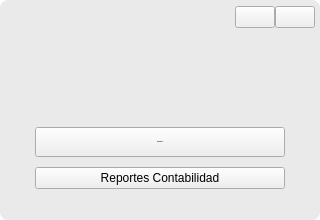
<?xml version="1.0" encoding="UTF-8"?>
<ui version="4.0">
 <class>VPrincipal</class>
 <widget class="QMainWindow" name="VPrincipal">
  <property name="enabled">
   <bool>true</bool>
  </property>
  <property name="geometry">
   <rect>
    <x>0</x>
    <y>0</y>
    <width>320</width>
    <height>220</height>
   </rect>
  </property>
  <property name="sizePolicy">
   <sizepolicy hsizetype="Preferred" vsizetype="Preferred">
    <horstretch>0</horstretch>
    <verstretch>0</verstretch>
   </sizepolicy>
  </property>
  <property name="minimumSize">
   <size>
    <width>320</width>
    <height>220</height>
   </size>
  </property>
  <property name="maximumSize">
   <size>
    <width>320</width>
    <height>220</height>
   </size>
  </property>
  <property name="windowTitle">
   <string>CONCESIONARIOS</string>
  </property>
  <property name="windowIcon">
   <iconset>
    <normaloff>Source/KWE.ico</normaloff>Source/KWE.ico</iconset>
  </property>
  <property name="layoutDirection">
   <enum>Qt::LeftToRight</enum>
  </property>
  <property name="autoFillBackground">
   <bool>false</bool>
  </property>
  <property name="styleSheet">
   <string notr="true">#VPrincipal{
min-height:220px;
min-width: 320px;
max-height: 220px;
max-width: 320px;
}
#panel_principal{
background-color: rgb(234, 234, 234);
border-radius:8px;
}
[objectName^=&quot;btc_btc&quot;]{
background-color: transparent;
border-radius:none;
width:35px;
height:35px;
}
[objectName^=&quot;btc_btc&quot;]:hover{
background-color: rgb(64, 150, 216);
	color: rgb(0, 0, 0);
	border-radius:4px;
}
[objectName*=&quot;btn_btn&quot;]{
background-color: rgb(64, 150, 216);
	color: rgb(0, 0, 0);
	color: rgb(0, 0, 0);
	border-radius:8px;
	font-size: 15px;
	font-weight: bold;
	min-height: 30px;
	max-width: 250px;
}
[objectName*=&quot;btn_btn&quot;]:hover{
background-color: rgb(69, 163, 235);
	color: rgb(0, 0, 0);
}
#panel_encabezado{
min-height: 35px;	
max-height: 35px;
}
#panel_img_logo{
min-height: 80px;
	max-height: 90px;
}
#imgPrincipalMenu{
    margin-left: 60px;
    margin-right: 60px;
max-height:100px;
}
#VPrincipal{
background-color: rgb(255, 255, 255);
}
#imgPrincipalMenu{
border-radius:8px;
}</string>
  </property>
  <property name="iconSize">
   <size>
    <width>45</width>
    <height>45</height>
   </size>
  </property>
  <property name="dockNestingEnabled">
   <bool>true</bool>
  </property>
  <widget class="QWidget" name="panel_principal">
   <layout class="QVBoxLayout" name="verticalLayout">
    <property name="leftMargin">
     <number>0</number>
    </property>
    <property name="topMargin">
     <number>0</number>
    </property>
    <property name="rightMargin">
     <number>0</number>
    </property>
    <property name="bottomMargin">
     <number>0</number>
    </property>
    <item>
     <widget class="QWidget" name="panel_encabezado" native="true">
      <layout class="QGridLayout" name="gridLayout">
       <property name="leftMargin">
        <number>0</number>
       </property>
       <property name="topMargin">
        <number>0</number>
       </property>
       <property name="rightMargin">
        <number>5</number>
       </property>
       <property name="bottomMargin">
        <number>0</number>
       </property>
       <property name="spacing">
        <number>0</number>
       </property>
       <item row="0" column="0">
        <spacer name="horizontalSpacer">
         <property name="orientation">
          <enum>Qt::Horizontal</enum>
         </property>
         <property name="sizeHint" stdset="0">
          <size>
           <width>310</width>
           <height>14</height>
          </size>
         </property>
        </spacer>
       </item>
       <item row="0" column="2">
        <widget class="QPushButton" name="btc_btc_cerrar">
         <property name="cursor">
          <cursorShape>PointingHandCursor</cursorShape>
         </property>
         <property name="text">
          <string/>
         </property>
         <property name="icon">
          <iconset>
           <normaloff>../../../../../Downloads/rutas.svg</normaloff>../../../../../Downloads/rutas.svg</iconset>
         </property>
         <property name="iconSize">
          <size>
           <width>28</width>
           <height>28</height>
          </size>
         </property>
        </widget>
       </item>
       <item row="0" column="1">
        <widget class="QPushButton" name="btc_btc_minimizar">
         <property name="cursor">
          <cursorShape>PointingHandCursor</cursorShape>
         </property>
         <property name="text">
          <string/>
         </property>
         <property name="iconSize">
          <size>
           <width>28</width>
           <height>28</height>
          </size>
         </property>
        </widget>
       </item>
      </layout>
     </widget>
    </item>
    <item>
     <widget class="QWidget" name="panel_img_logo" native="true">
      <layout class="QHBoxLayout" name="horizontalLayout">
       <property name="leftMargin">
        <number>0</number>
       </property>
       <property name="topMargin">
        <number>0</number>
       </property>
       <property name="rightMargin">
        <number>0</number>
       </property>
       <property name="bottomMargin">
        <number>0</number>
       </property>
       <item>
        <widget class="QLabel" name="imgPrincipalMenu">
         <property name="styleSheet">
          <string notr="true"/>
         </property>
         <property name="text">
          <string/>
         </property>
         <property name="pixmap">
          <pixmap resource="../../icono.qrc">:/Source/logo_analytics.png</pixmap>
         </property>
         <property name="scaledContents">
          <bool>true</bool>
         </property>
         <property name="alignment">
          <set>Qt::AlignCenter</set>
         </property>
        </widget>
       </item>
      </layout>
     </widget>
    </item>
    <item>
     <widget class="QWidget" name="panel_btn_sucursales" native="true">
      <property name="minimumSize">
       <size>
        <width>0</width>
        <height>0</height>
       </size>
      </property>
      <property name="maximumSize">
       <size>
        <width>16777215</width>
        <height>16777215</height>
       </size>
      </property>
      <property name="layoutDirection">
       <enum>Qt::LeftToRight</enum>
      </property>
      <layout class="QGridLayout" name="gridLayout_3">
       <property name="sizeConstraint">
        <enum>QLayout::SetDefaultConstraint</enum>
       </property>
       <property name="leftMargin">
        <number>0</number>
       </property>
       <property name="topMargin">
        <number>0</number>
       </property>
       <property name="rightMargin">
        <number>0</number>
       </property>
       <property name="bottomMargin">
        <number>0</number>
       </property>
       <property name="horizontalSpacing">
        <number>0</number>
       </property>
       <property name="verticalSpacing">
        <number>10</number>
       </property>
       <item row="0" column="0">
        <widget class="QPushButton" name="btn_btn_kweste">
         <property name="minimumSize">
          <size>
           <width>0</width>
           <height>30</height>
          </size>
         </property>
         <property name="maximumSize">
          <size>
           <width>250</width>
           <height>16777215</height>
          </size>
         </property>
         <property name="font">
          <font>
           <pointsize>-1</pointsize>
           <weight>75</weight>
           <bold>true</bold>
          </font>
         </property>
         <property name="cursor">
          <cursorShape>PointingHandCursor</cursorShape>
         </property>
         <property name="styleSheet">
          <string notr="true"/>
         </property>
         <property name="text">
          <string>Reportes BI</string>
         </property>
        </widget>
       </item>
       <item row="1" column="0">
        <widget class="QPushButton" name="btn_btn_ContabilidadKWESTE">
         <property name="cursor">
          <cursorShape>PointingHandCursor</cursorShape>
         </property>
         <property name="text">
          <string>Reportes Contabilidad</string>
         </property>
        </widget>
       </item>
      </layout>
     </widget>
    </item>
    <item>
     <spacer name="verticalSpacer">
      <property name="orientation">
       <enum>Qt::Vertical</enum>
      </property>
      <property name="sizeHint" stdset="0">
       <size>
        <width>20</width>
        <height>40</height>
       </size>
      </property>
     </spacer>
    </item>
   </layout>
  </widget>
 </widget>
 <resources>
  <include location="../../icono.qrc"/>
 </resources>
 <connections/>
</ui>
